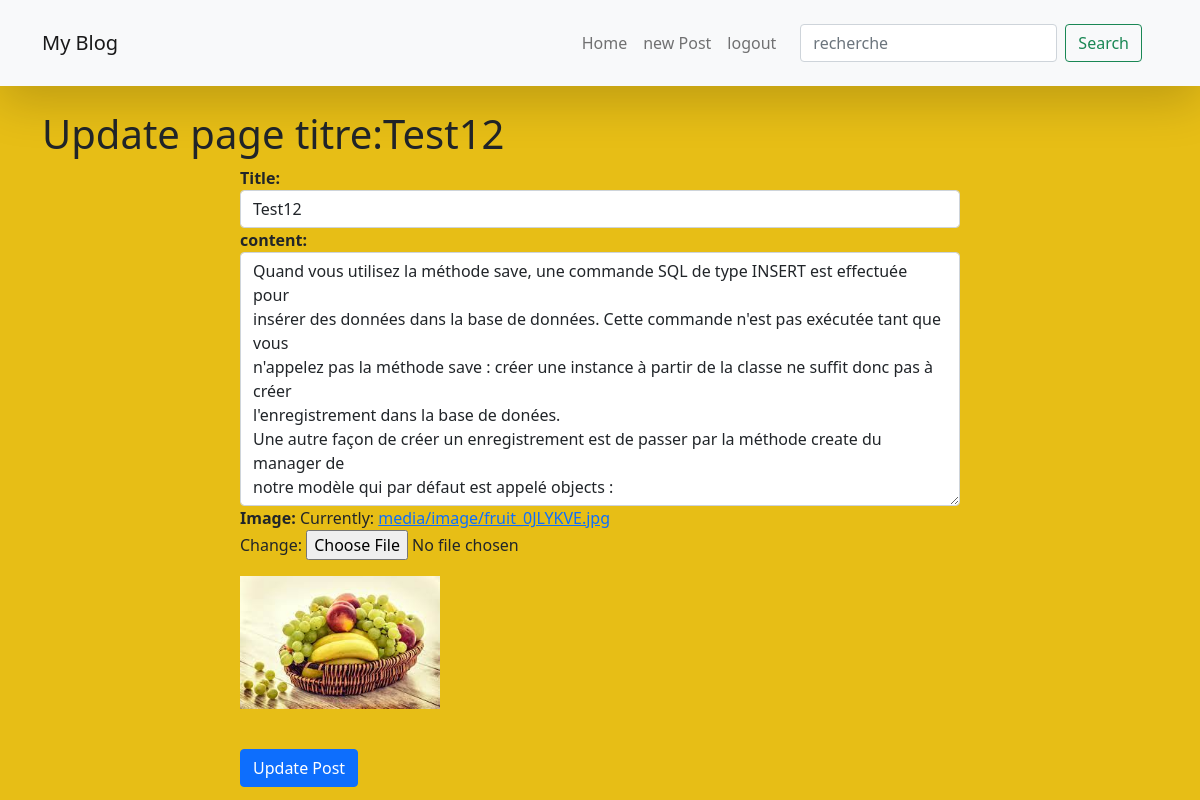
Screenshot of /updatePost/20/ (signed in) with the database file from the repository.
### myApp/models.py (models this page shows)
class PostModel(models.Model):
    title = models.CharField(max_length=55)
    content = models.TextField()
    image = models.ImageField(upload_to='media/image/',null = True)
    user = models.ForeignKey(User, on_delete = models.CASCADE)
    def __str__(self):
        return 'titre:{}'.format(self.title , self.content)

### myApp/views.py (the view)
# urls.py: path('updatePost/<int:id>/', views.updateView , name='updatePost'),
@login_required
def updateView(request,id):
    Post = PostModel.objects.get(id=id)
    if Post.user == request.user:
        if request.method == 'POST':
            form = PostForm(request.POST, request.FILES , instance = Post)
            if form.is_valid():
                form.save()
                return redirect('myApp:home')
        else:
            form = PostForm( instance= Post)
    else:
        raise Http404
    context = { 'post':Post, 'form':form}
    return render(request, 'myApp/update.html',context)

### myApp/forms.py
class PostForm(forms.ModelForm):
    title= forms.CharField(label = 'Title', widget=forms.TextInput(attrs={'class': 'form-control'}))
    content= forms.CharField(label = 'content' , widget=forms.Textarea(attrs={'class': 'form-control'}))
    class Meta:
        model = PostModel
        exclude = ('user',)

### myApp/templates/myApp/update.html (shortened to what this page needs)
{% extends 'myApp/layouts/base.html' %}
{% load static %}
{% block content %}
<h1>Update page  {{post}}</h1>
<div class = "container">
    <div class = "row">
        <div class = "col-md-8 mx-auto">
            <form action="" method="POST" enctype="multipart/form-data">
            {% for field in form %}
                <div class="form-group">
                <strong>{{ field.label_tag }}</strong>
                {{ field }}
                </div>
            {%  endfor %}
            <img class =' mb-3 mt-3'src="{{ post.image.url }}" width =" 200"></br>
            <input type ="submit" class = "btn btn-primary" value = "Update Post">
            </form>
        </div>
    </div>
</div>
{% endblock %}

### myApp/static/css/styles.css (style rules this page uses)
body { background-color: rgb(231, 190, 22); }

### rows the page displays
PostModel: title+content "titre:Test12", form "Test12" "Quand vous utilisez la méthode save, une commande SQL de type INSERT est effectuée pour insérer des données dans la base de données. Cette commande n'est pas exécutée tant que vous n'appelez pas la méthode save : créer une instance à partir de la classe ne suffit donc pas à créer l'enregistrement dans la base de donées. Une autre façon de créer un enregistrement est de passer par la méthode create du manager de notre modèle qui par défaut est appelé objects :", image (picture)

### other values shown
{{ field.label_tag }} "Title:" "content:" "Image:"
